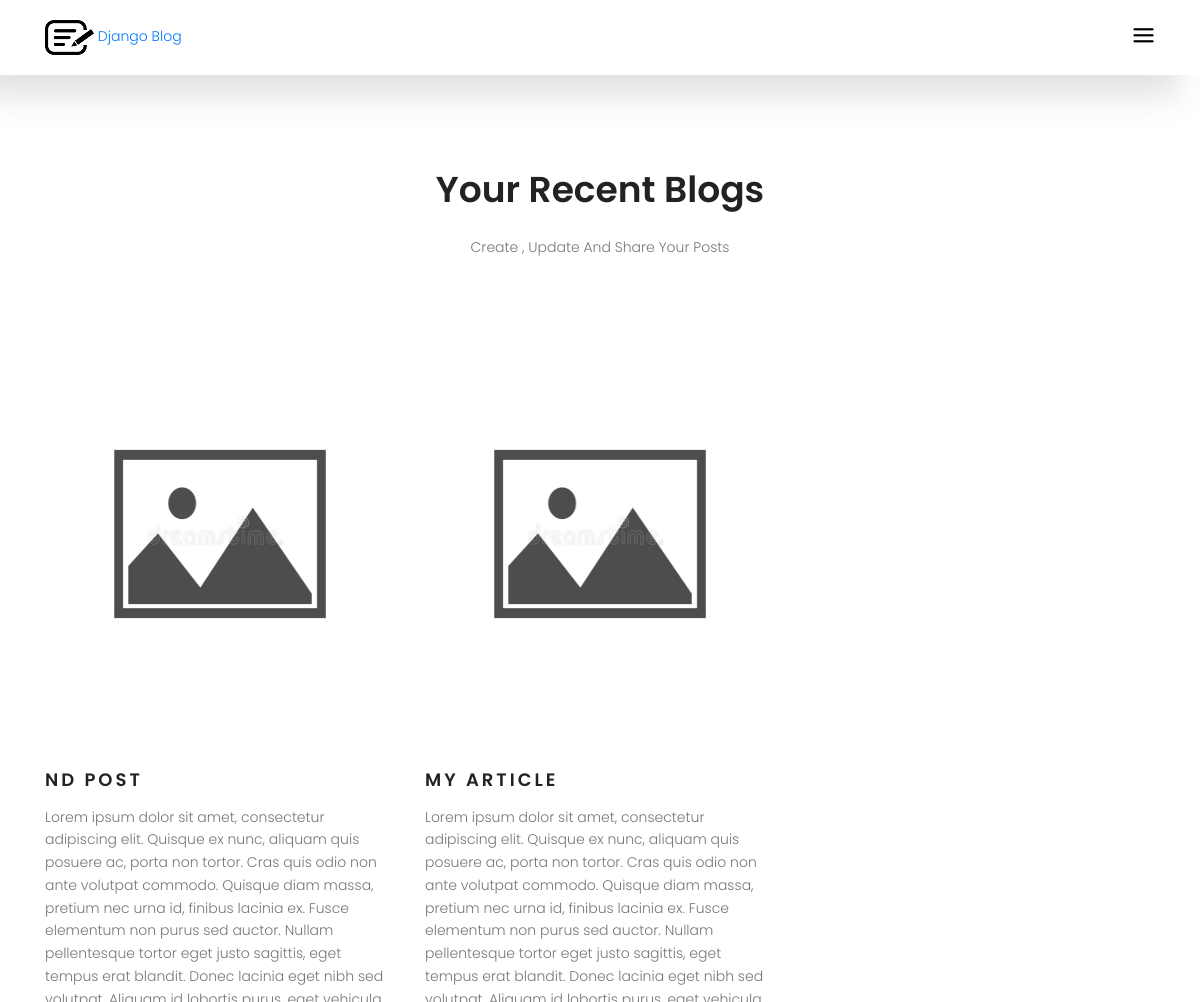
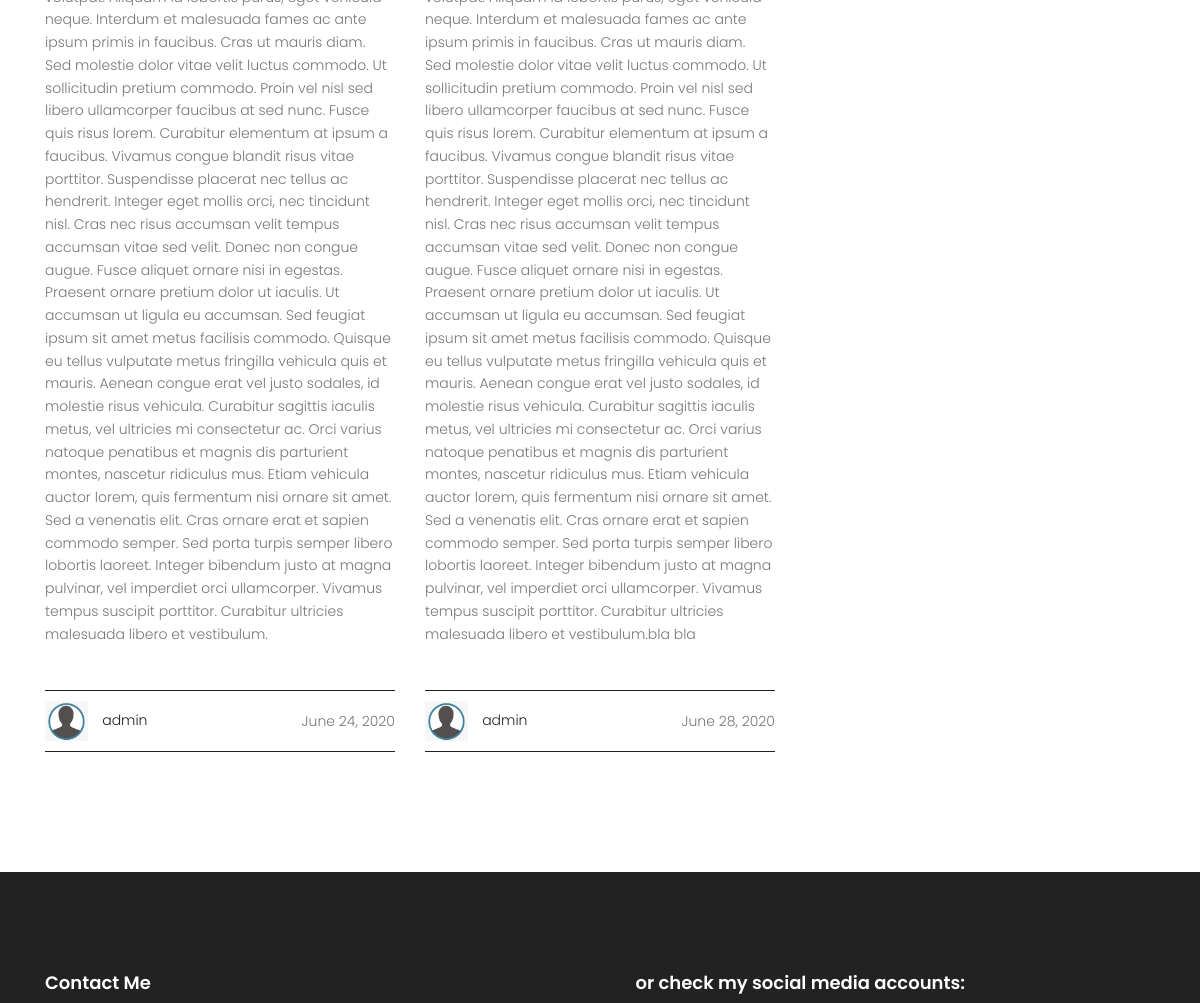
Page /posts-of-admin (signed in, upper part) on the earlier database version (2 pictures, top to bottom).
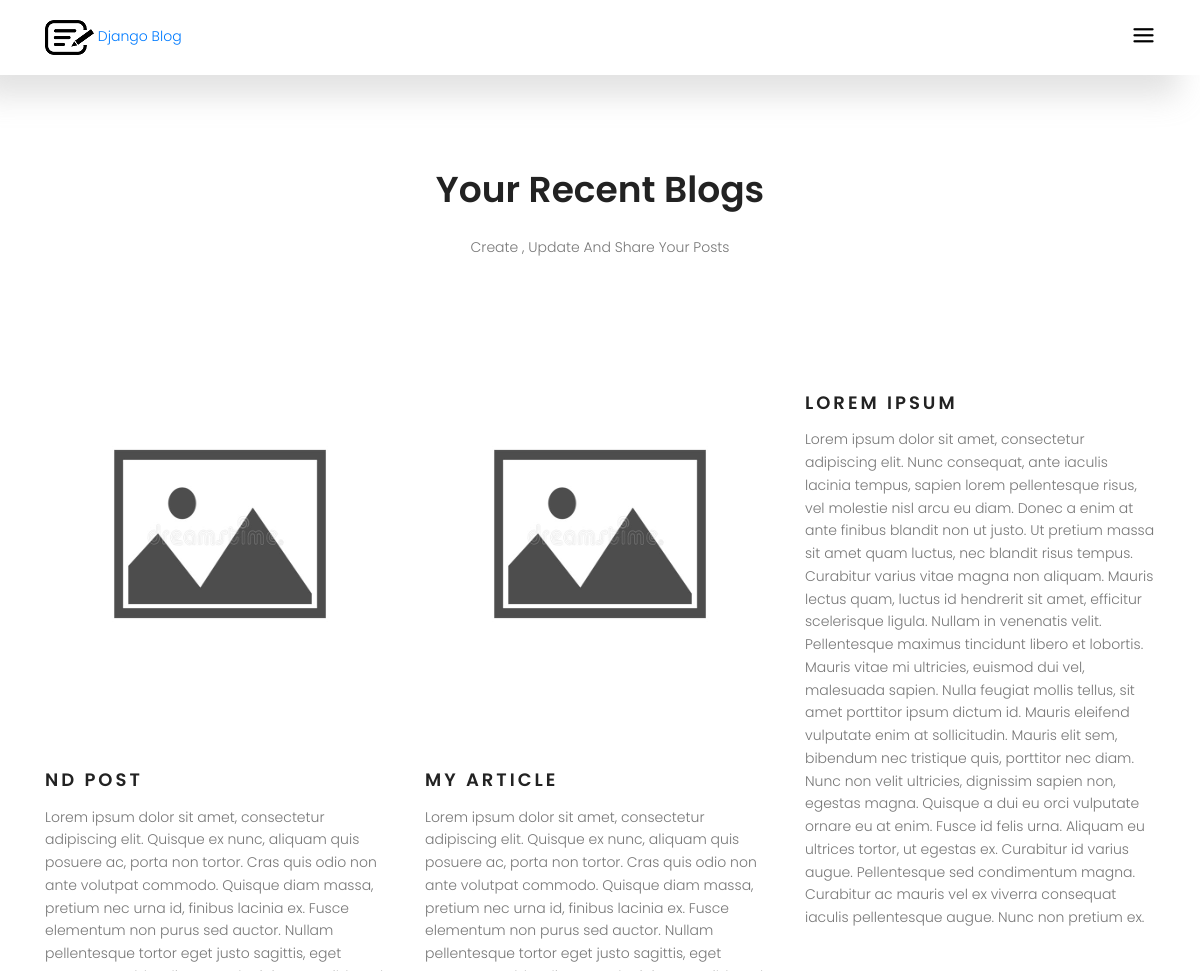
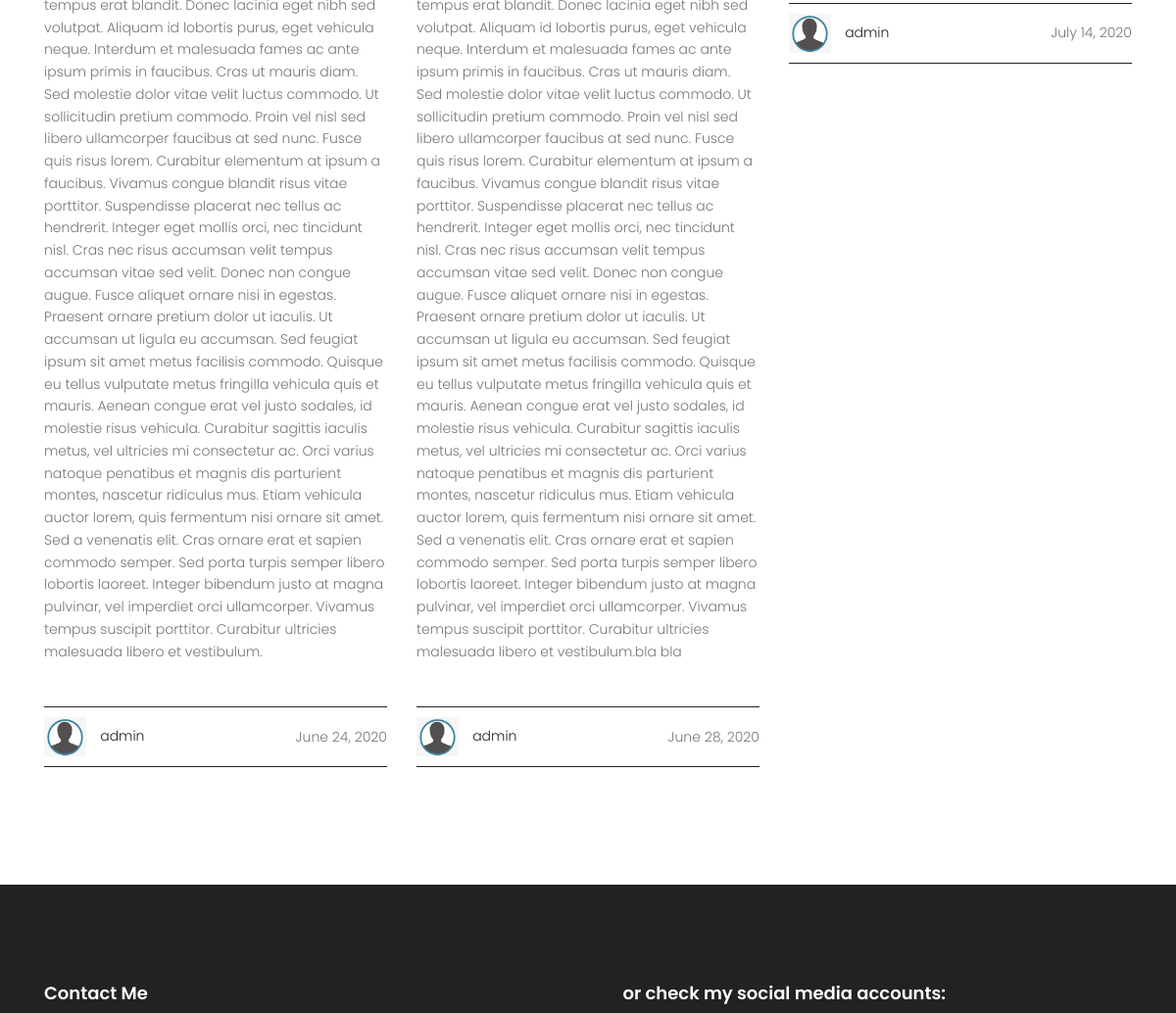
Same page on the later database version (2 pictures, top to bottom).
### blog/models.py (models this page shows, shortened)
class Post(models.Model):
    profile = models.ForeignKey(Profile , on_delete=models.CASCADE)
    title = models.CharField(max_length=100)
    content = RichTextField()
    slug = models.SlugField(blank=True)
    creation_date = models.DateTimeField(default=datetime.datetime.now())
    tags = models.CharField(max_length=30, blank=True)
    public = models.BooleanField(default=True)
    img = models.ImageField(upload_to='postimg/',blank=True)

### accounts/models.py (models this page shows, shortened)
class Profile(models.Model):
    user = models.OneToOneField(User, on_delete=models.CASCADE)
    bio = models.TextField(max_length=1000,blank=True)
    created_at = models.DateTimeField(default=datetime.now())
    slug = models.SlugField(blank=True)
    img = models.ImageField(upload_to='userimg/',default='userimg/avatar.png')

### blog/views.py (the view)
# urls.py: path('posts-of-<slug>', views.user_posts , name='user_posts'),
@login_required(login_url='/accounts/login/')
def user_posts(request, slug):
    profile = Profile.objects.get(slug=slug)
    posts = Post.objects.filter(profile=profile)
    context = {
        'posts':posts,
        'title':'%s posts'%profile.slug,
    }
    return render(request, 'blog/your_blog.html', context)

### blog/templates/blog/your_blog.html
{% extends 'blog/base.html' %}
{% load static %}
{% block content %}
			<section class="blog-area section-gap">
				<div class="container">
					<div class="row justify-content-center">
						<div class="col-md-8 pb-30 header-text">
							<h1>Your Recent Blogs</h1>
							<p>
								Create , Update And Share Your Posts
							</p>
						</div>
					</div>
						<div class="row">
							{% for post in posts %}
								<div class="single-blog col-lg-4 col-md-4">
									{% if post.img %}
									<img class="f-img img-fluid mx-auto" src="{{post.img.url}}" alt="">
									{% else %}
									<img class="f-img img-fluid mx-auto" src="{% static "home-static/img/no-image.jpg" %}" style="height: 400px;">
									{% endif %}
									<h4>
										<a href="{% url 'blog:post' post.slug %}">{{post.title}}</a>
									</h4>
									<p>
										{{post.content | safe}}
									</p>
									<div class="bottom d-flex justify-content-between align-items-center flex-wrap">
										<div>
											<a href="{% url 'accounts:profile' post.profile.slug %}">
											<img class="img-fluid" src="{{post.profile.img.url}}" style="height: 40px;">
											<span>{{post.profile.user.username}}</span>
											</a>
										</div>
										<div class="meta">
											{{post.creation_date| date}}
										</div>
									</div>
								</div>
								{% empty %}
								there's has no posts yet :(
							{% endfor %}
						</div>
				</div>
			</section>
{% endblock %}

Differences in the rows shown:
added Post: title "LOREM IPSUM", content "Lorem ipsum dolor sit amet, consectetur adipiscing elit. Nunc consequat, ante iaculis lacinia tempus, sapien lorem pellentesque risus, vel molestie nisl arcu eu diam. Donec a enim at ante finibus blandit non ut justo. Ut pretium massa sit amet quam luctus, nec blandit risus tempus. Curabitur varius vitae magna non aliquam. Mauris lectus quam, luctus id hendrerit sit amet, efficitur scelerisque ligula. Nullam in venenatis velit. Pellentesque maximus tincidunt libero et lobortis. Mauris vitae mi ultricies, euismod dui vel, malesuada sapien. Nulla feugiat mollis tellus, sit amet porttitor ipsum dictum id. Mauris eleifend vulputate enim at sollicitudin. Mauris elit sem, bibendum nec tristique…", profile.img (picture), profile.user.username "admin", creation_date "July 14, 2020"
